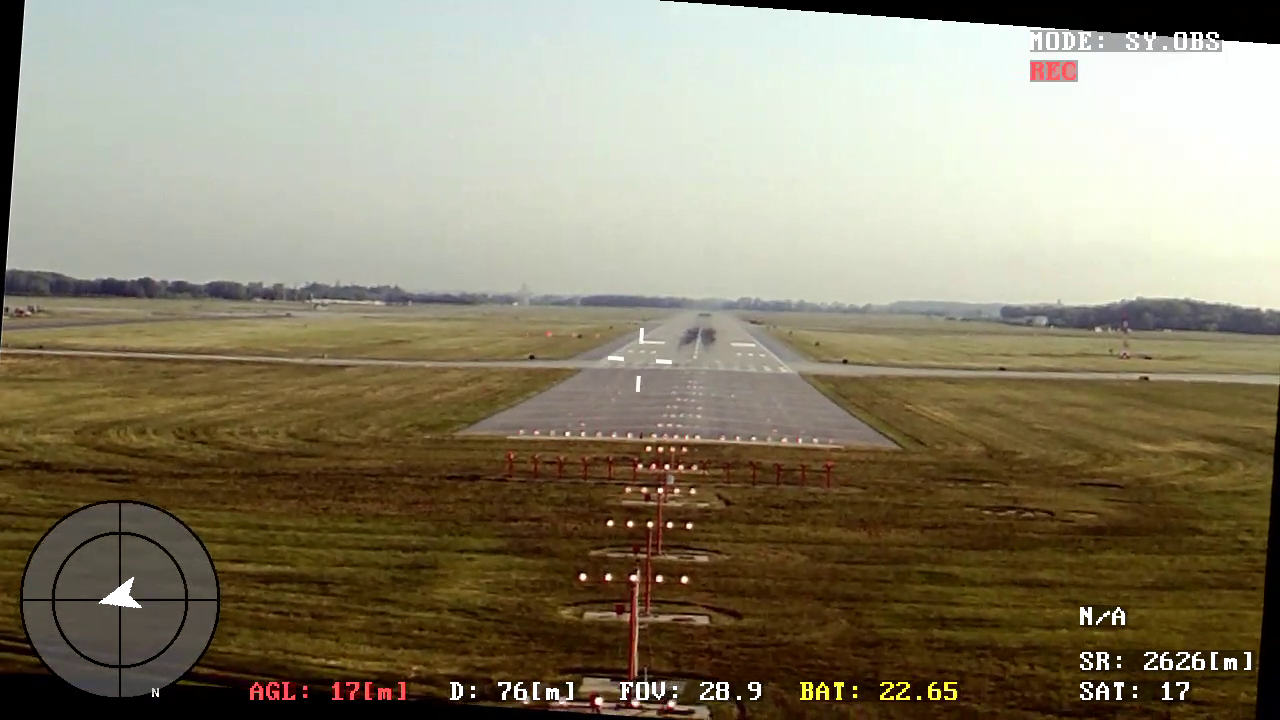
#> input picture light/frame136.png, 1280 x 720 px; its folder holds only this picture in this run
$ python main.py
#> lines starting #> are read from the running program, lines starting #| are printed output that depends on the picture; after the words box and inside, x2 and y2 are one past the last pixel; in counts of white or black regions, pixels touching at a corner belong together
#!/usr/bin/env python3
# coding: utf-8
# created by hevlhayt@foxmail.com
# Date: 2016/1/15
# Time: 19:20
#
import os
import cv2
from cv2 import CirclesGridFinderParameters
import numpy as np
import argparse
import time

class circle_line:
    def __init__(self, id=0, line=[], top= 0, bot=0, left= 0, right=0, num_on=0):
        self.id = id
        self.top = top
        self.bot = bot
        self.left = left
        self.right = right
        self.line = line
        self.num_on = num_on


# [9 lines left out: function floodfill, not called in this run]

def center_crop(img, dim):
	"""Returns center cropped image
	Args:
	img: image to be center cropped
	dim: dimensions (width, height) to be cropped
	"""
	width, height = img.shape[1], img.shape[0]

	# process crop width and height for max available dimension
	crop_width = dim[0] if dim[0] < img.shape[1] else img.shape[1]
	crop_height = dim[1] if dim[1] < img.shape[0] else img.shape[0]
	mid_x, mid_y = int(width/2), int(height/2)
	cw2, ch2 = int(crop_width/2), int(crop_height/2)
	crop_img = img[mid_y - ch2 : mid_y + ch2, mid_x - cw2 : mid_x + cw2]
	return crop_img

def gamma_correction(img, g):
    lookUpTable = np.empty((1,256), np.uint8)
    for i in range(256):
        lookUpTable[0,i] = np.clip(pow(i / 255.0, g) * 255.0, 0, 255)
    return cv2.LUT(img, lookUpTable)


def detect(filepath, file, method = 'hg', gamma = 30, mask_low = np.array([0,0,100]), mask_high = np.array([0,0,255]), dialation_size = (2,2), erosion_size = (2,2), crop_center = True , cc_w = 50, cc_h = 50, draw_circles = False, show_images = False):

#> called with filepath = '/light//', file = 'frame136.png', method = 'hg', gamma = 30, mask_low = array of shape (3,), mask_high = array of shape (3,), dialation_size = (2, 2), erosion_size = (2, 2)
    font = cv2.FONT_HERSHEY_SIMPLEX
    img_full = cv2.imread(filepath+file)
#> img_full is the input picture: shape (720, 1280, 3); mean B, G, R 108.4, 130.3, 138.4

    t2 = time.time()

    if (crop_center):
        # Crop image center

        center = (img_full.shape[1] / int(100/cc_w), img_full.shape[0] / int(100/cc_h))
        img = center_crop(img_full, center)
#> in center_crop, `crop_img = img[mid_y - ch2 : mid_y + ch2, mid_x - cw2 : mid_x + cw2]`:
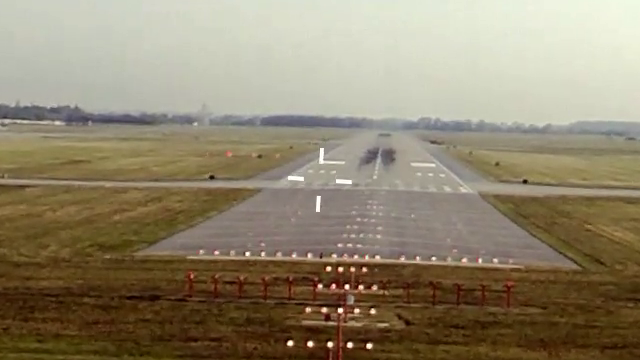
#> crop_img: shape (360, 640, 3); mean B, G, R 109.1, 132.8, 144.3
    else:
        img = img_full

    cimg = img

    hsv = cv2.cvtColor(img, cv2.COLOR_BGR2HSV)
#> hsv: shape (360, 640, 3); mean H, S, V 25.9, 89.8, 145.4

    hsv = gamma_correction(hsv,gamma)
#> in gamma_correction, `return cv2.LUT(img, lookUpTable)`:
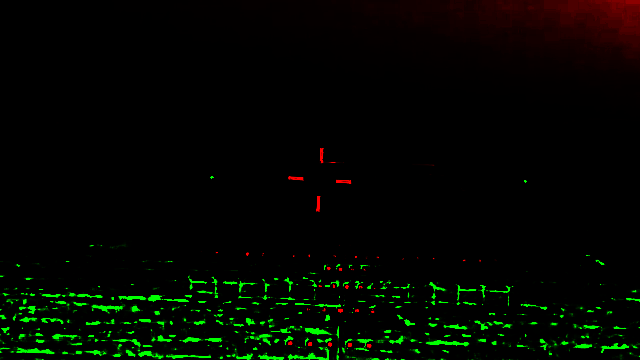
#> returned value: shape (360, 640, 3); mean of channels 0, 1, 2 0, 6.6, 2.6; drawn as B, G, R

    # [12 lines of commented-out code are left out]

    lower_red5 = mask_low
    upper_red5 = mask_high

    # [15 lines of commented-out code are left out]

    maskr = cv2.inRange(hsv, lower_red5, upper_red5)
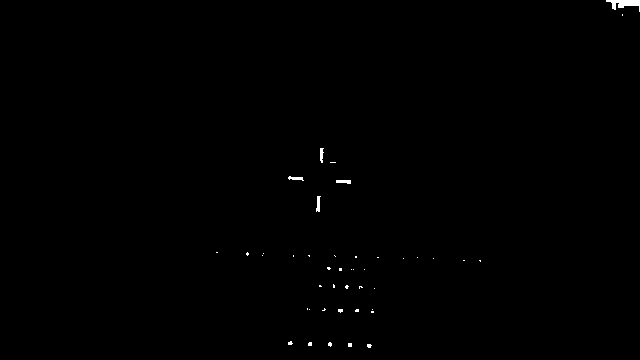
#> maskr: shape (360, 640); 0.26% white; 43 white regions (38 under 20 px), largest, box (x1, y1, x2, y2) and area: (606, 0, 640, 12) 206, (316, 196, 321, 212) 52, (336, 180, 351, 184) 49, (288, 176, 304, 181) 46, (320, 148, 324, 163) 44
    size = img.shape

    # Floodfill
    #im_out = floodfill(maskr)
    #cv2.imshow('ff', im_out)

    # Dialation
    kernel = np.ones(dialation_size, np.uint8)
    img_dilation = cv2.dilate(maskr, kernel, iterations=1)
#> img_dilation: shape (360, 640); 0.42% white; 39 white regions (27 under 20 px), largest, box (x1, y1, x2, y2) and area: (606, 0, 640, 13) 250, (316, 196, 322, 213) 75, (288, 176, 305, 182) 69

    # Erosion
    kernel = np.ones(erosion_size, np.uint8)
    img_erosion = cv2.erode(img_dilation, kernel, iterations=2)
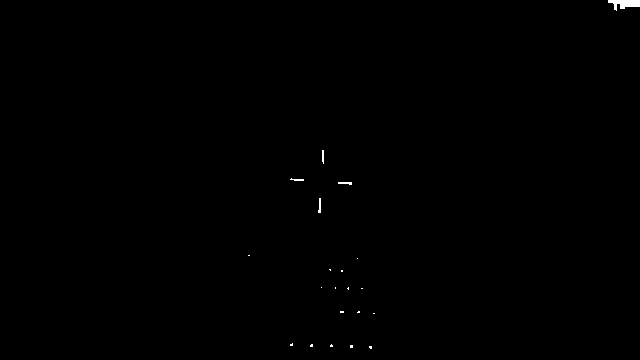
#> img_erosion: shape (360, 640); 0.17% white; 21 white regions (16 under 20 px), largest, box (x1, y1, x2, y2) and area: (608, 0, 640, 11) 212, (318, 198, 321, 213) 33, (338, 182, 352, 185) 31, (322, 150, 324, 164) 26, (290, 178, 304, 181) 25

    #maskrr = maskr.copy()
    processed_image = img_erosion

    # hough circle detect
    if (method == "hg"):
        r_circles = cv2.HoughCircles(processed_image, cv2.HOUGH_GRADIENT, 1, 20,
                                   param1=50, param2=4, minRadius=2, maxRadius=14)
#> r_circles = [[621.5, 1.5, 6.6]]

    elif (method == "hg_alt"):
        r_circles = cv2.HoughCircles(processed_image, cv2.HOUGH_GRADIENT_ALT, 1.5, 20,
                                   param1=300, param2=0.4, minRadius=3, maxRadius=14)

    print("Detect circles from loaded image; Time: ", time.time()-t2)
    # light detect
    r = 5
    bound = 0.0 / 10
    detected_circles = []
    if r_circles is not None:
        r_circles = np.uint16(np.around(r_circles))
#> r_circles = [[622, 2, 7]]

        for i in r_circles[0, :]:
            if i[0] > size[1] or i[1] > size[0]or i[1] < size[0]*bound:
                continue

            h, s = 0.0, 0.0
            for m in range(-r, r):
                for n in range(-r, r):

                    if (i[1]+m) >= size[0] or (i[0]+n) >= size[1]:
                        continue
                    h += processed_image[i[1]+m, i[0]+n]
                    s += 1
            if (h / s > 50):
                detected_circles.append((i[0], i[1], i[2]))
                if (draw_circles):
                    cv2.circle(cimg, (i[0], i[1]), i[2]+2, (0, 255, 0), 2)
                    cv2.circle(maskr, (i[0], i[1]), i[2]+2, (255, 255, 255), 2)
#> this loop made 1 pass
#> i on pass 1: [622, 2, 7]
#> cimg: shape (360, 640, 3); 0.04% of pixels changed, all inside (x1, y1, x2, y2) = (612, 0, 633, 13)
#> after the loop, detected_circles = [(622, 2, 7)]
                    #cv2.putText(cimg,'ON',(i[0], i[1]), font, 1,(255,0,0),2,cv2.LINE_AA)

    print ("Detect lights from loaded image; Time: ", time.time() - t2)

    radius_diff_ratio = 1
    circle_lines = []
    processed = []
    for idx,c in enumerate(detected_circles):
        if idx in processed:
            continue
        processed.append(idx)
        curr_line = circle_line(idx, [c], c[1]-c[2], c[1]+c[2], c[0] - c[2], c[0] + c[2], 1)
        for idx2,c2 in enumerate(detected_circles):
            if idx2 in processed:
                continue
            if (abs((curr_line.bot + curr_line.top)/2 - c2[1]) < 2*c[2]): # and (abs((curr_line.bot - curr_line.top)/2 - c2[2]) < c2[2] * radius_diff_ratio):
                processed.append(idx2)
                curr_line.line.append(c2)
                curr_line.num_on += 1
                if (c2[0] + c2[2] > curr_line.right):
                    curr_line.right = c2[0] + c2[2]
                elif (c2[0] - c2[2] < curr_line.left):
                    curr_line.left = c2[0] - c2[2]

                if (c2[1] - c2[2] < curr_line.top):
                    curr_line.top = c2[1] - c2[2]
                elif (c2[1] + c2[2] > curr_line.bot):
                    curr_line.bot = c2[1] + c2[2]
        circle_lines.append(curr_line)
        cv2.rectangle(cimg,(curr_line.left, curr_line.top),(curr_line.right, curr_line.bot), (255,0,0), 2)
        cv2.putText(cimg, str(curr_line.num_on) + 'ON', (curr_line.left,curr_line.top-5), font, 1, (255,0,0),2,cv2.LINE_AA)
#> this loop made 1 pass
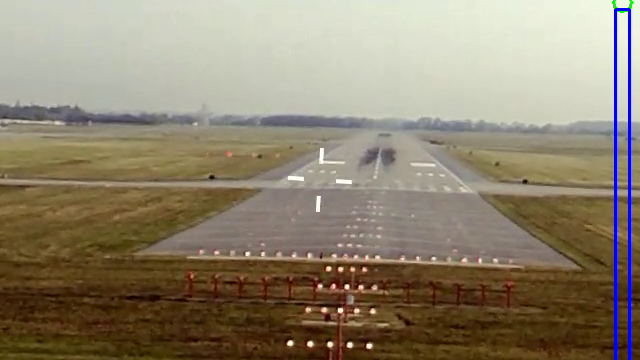
#> cimg: shape (360, 640, 3); mean B, G, R 110.4, 131.5, 142.9
#> after the loop, circle_lines = 1 item; curr_line.bot = 9; curr_line.left = 615; curr_line.num_on = 1; curr_line.right = 629; curr_line.top = 65531; processed = [0]


    if (show_images):
        numpy_horizontal_concat = np.concatenate((cv2.cvtColor(processed_image, cv2.COLOR_GRAY2BGR), cimg), axis=1)
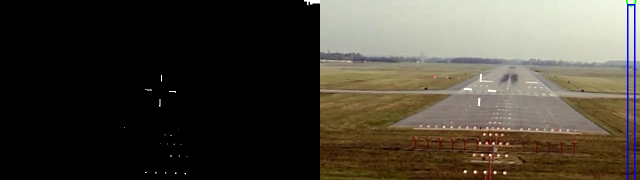
#> numpy_horizontal_concat: shape (360, 1280, 3) (shown at 1/2 size); mean B, G, R 55.4, 66, 71.6
        numpy_horizontal_concat_mh = np.concatenate((cv2.cvtColor(maskr, cv2.COLOR_GRAY2BGR), hsv), axis=1)
#> numpy_horizontal_concat_mh: shape (360, 1280, 3); mean H, S, V 0.4, 3.7, 1.7
        numpy_horizontal_concat_ed = np.concatenate((img_dilation, img_erosion), axis=1)
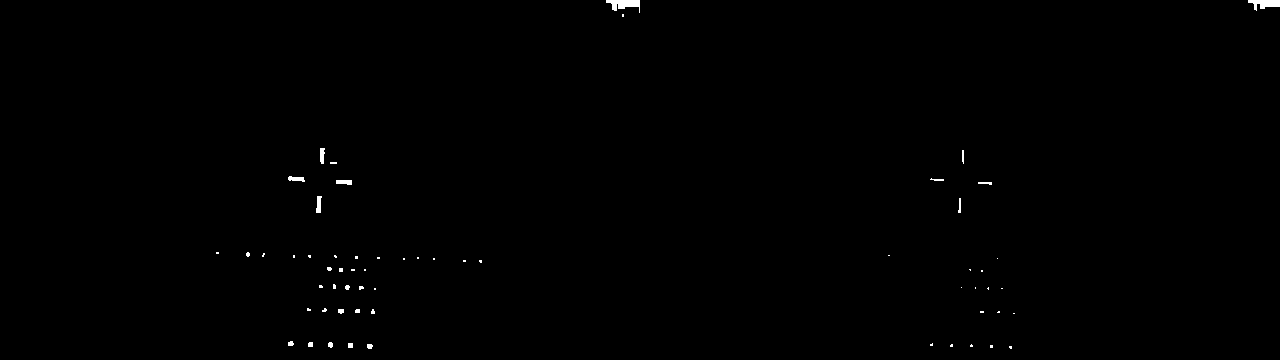
#> numpy_horizontal_concat_ed: shape (360, 1280); 0.3% white; 60 white regions (43 under 20 px), largest, box (x1, y1, x2, y2) and area: (606, 0, 640, 13) 250, (1248, 0, 1280, 11) 212, (316, 196, 322, 213) 75


        cv2.namedWindow('mask + hsv')        # Create a named window
        cv2.moveWindow('mask + hsv', 40,30)

        cv2.namedWindow('dialate + erode')        # Create a named window
        cv2.moveWindow('dialate + erode', 40,400)

        cv2.namedWindow('proccesed + final')        # Create a named window
        cv2.moveWindow('proccesed + final', 40,800)
        # [4 lines of commented-out code are left out]
        cv2.imshow('mask + hsv', numpy_horizontal_concat_mh)
        cv2.imshow('dialate + erode', numpy_horizontal_concat_ed)
        #cv2.imshow('detected results', cimg)
        #cv2.imshow('horizontal', numpy_horizontal)
        cv2.imshow('proccesed + final', numpy_horizontal_concat)

        cv2.waitKey(0)
        cv2.destroyAllWindows()
    return detected_circles

if __name__ == '__main__':
    a = argparse.ArgumentParser()
    a.add_argument("--method", help="Hough Gradient (hg or hg_alt)")
    path = os.path.abspath('..')+'//light//'
    args = a.parse_args()
    for f in os.listdir(path):
        print (f)
        if f.endswith('.jpg') or f.endswith('.JPG') or f.endswith('.png') or f.endswith('.PNG'):
            t1 = time.time()
            lights = detect(path, f, method = 'hg', gamma = 30, mask_low = np.array([0,0,100]), mask_high = np.array([0,0,255]), \
            dialation_size = (2,2), erosion_size = (2,2), crop_center = True , cc_w = 50, cc_h = 50, draw_circles = True, show_images = True)
#> lights = [(622, 2, 7)]

            print ("Total detect time: ",time.time() - t1)

$ run again, on light/lights0343.png
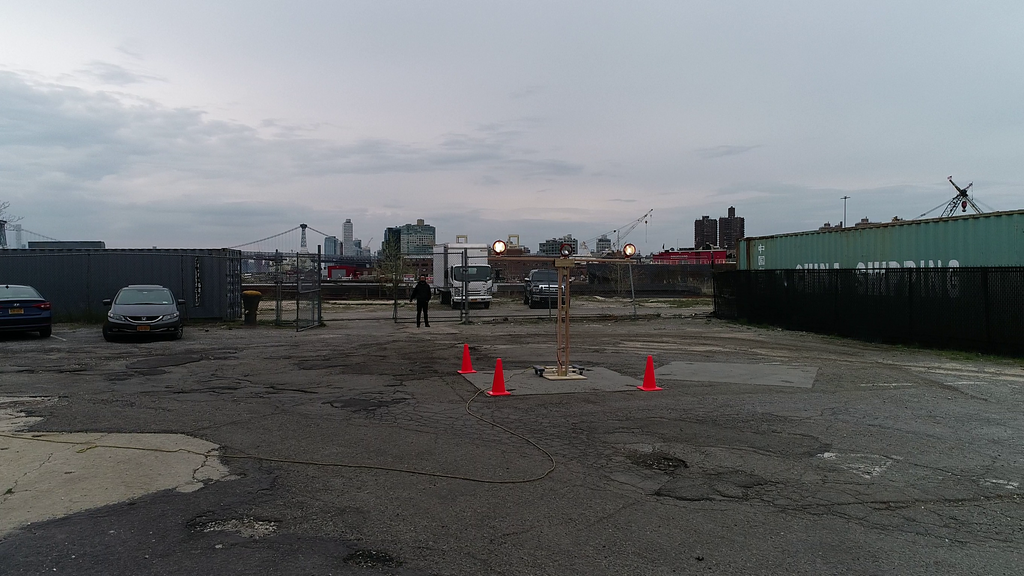
#> input picture light/lights0343.png, 1024 x 576 px
#> in detect, img_full is the input picture: shape (576, 1024, 3); mean B, G, R 114.4, 112.4, 109.6
#> hsv: shape (288, 512, 3); mean H, S, V 66.4, 31.3, 102.5
#> img_dilation: shape (288, 512); 0.07% white; 3 white regions (1 under 20 px), largest, box (x1, y1, x2, y2) and area: (240, 98, 249, 109) 67, (371, 102, 376, 111) 25
#> img_erosion: shape (288, 512); 0.02% white; 2 white regions (1 under 20 px), largest, box (x1, y1, x2, y2) and area: (242, 101, 247, 108) 23
#> in detect, `r_circles = cv2.HoughCircles(processed_image, cv2.HOUGH_GRADIENT, 1, 2..`: r_circles = [[243.5, 104.5, 2.4]]
#> in detect, `r_circles = np.uint16(np.around(r_circles))`: r_circles = [[244, 104, 2]]
#> the loop in detect, `for i in r_circles[0, :]:` made 1 pass
#> i on pass 1: [244, 104, 2]
#> after the loop in detect, `for i in r_circles[0, :]:`: detected_circles = [(244, 104, 2)]
#> the loop in detect, `for idx,c in enumerate(detected_circles):` made 1 pass
#> after the loop in detect, `for idx,c in enumerate(detected_circles):`:
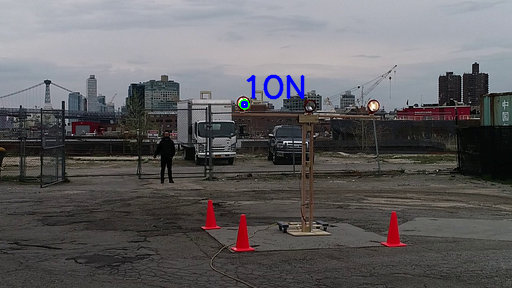
#> cimg: shape (288, 512, 3); mean B, G, R 97.4, 95.6, 97.6
#> after the loop in detect, `for idx,c in enumerate(detected_circles):`: circle_lines = 1 item; curr_line.bot = 106; curr_line.left = 242; curr_line.num_on = 1; curr_line.right = 246; curr_line.top = 102; processed = [0]
#> in detect, `numpy_horizontal_concat = np.concatenate((cv2.cvtColor(processed_image..`:
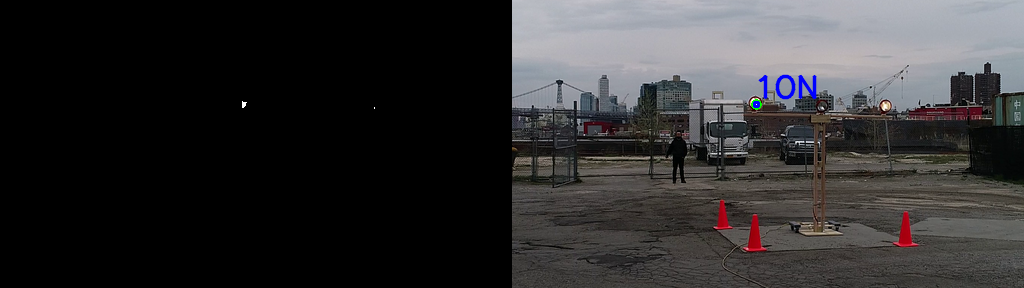
#> numpy_horizontal_concat: shape (288, 1024, 3); mean B, G, R 48.7, 47.8, 48.8
#> numpy_horizontal_concat_mh: shape (288, 1024, 3); mean H, S, V 0.1, 1, 0.1
#> numpy_horizontal_concat_ed: shape (288, 1024); 0.04% white; 5 white regions (2 under 20 px), largest, box (x1, y1, x2, y2) and area: (240, 98, 249, 109) 67, (371, 102, 376, 111) 25, (754, 101, 759, 108) 23
#> lights = [(244, 104, 2)]

$ run again, on light/rsz_airport-runway-lights.jpg
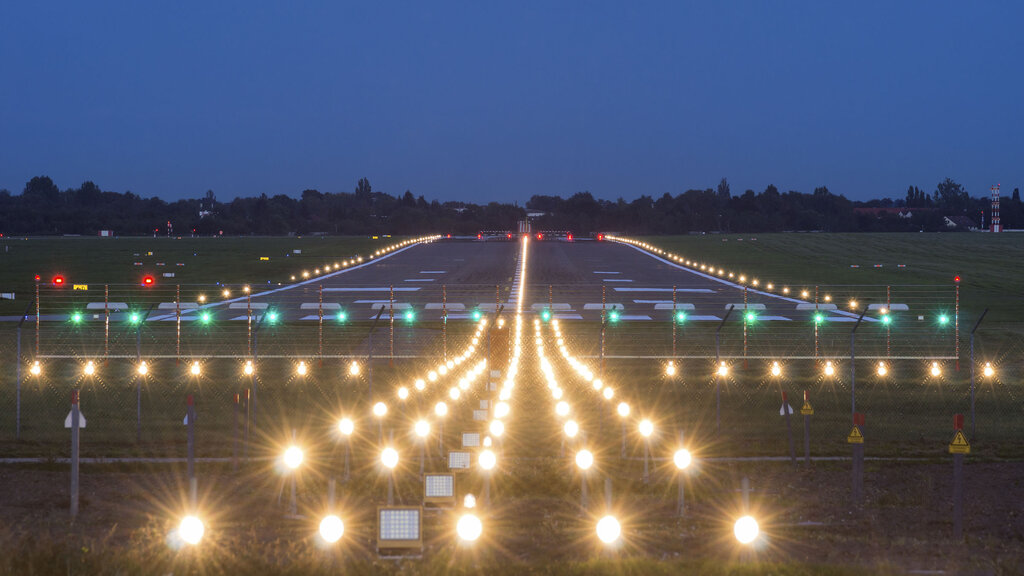
#> input picture light/rsz_airport-runway-lights.jpg, 1024 x 576 px
#> in detect, img_full is the input picture: shape (576, 1024, 3); mean B, G, R 102.6, 89.7, 87.5
#> hsv: shape (288, 512, 3); mean H, S, V 75.4, 86.7, 125.4
#> img_dilation: shape (288, 512); 5.6% white; 97 white regions (64 under 20 px), largest, box (x1, y1, x2, y2) and area: (232, 163, 268, 288) 1384, (278, 175, 317, 275) 1107, (295, 176, 360, 258) 934
#> img_erosion: shape (288, 512); 3.1% white; 69 white regions (37 under 20 px), largest, box (x1, y1, x2, y2) and area: (235, 172, 267, 288) 893, (282, 197, 309, 258) 439, (195, 217, 231, 258) 403
#> in detect, `r_circles = cv2.HoughCircles(processed_image, cv2.HOUGH_GRADIENT, 1, 2..`: r_circles = 48 rows, first 8: [217.5, 221.5, 12.2], [273.5, 196.5, 13.4], [194.5, 232.5, 13.4], [124.5, 267.5, 6], [291.5, 183.5, 11], [167.5, 286.5, 9.6], [368.5, 266.5, 5.5], [315.5, 284.5, 7.4]
#> in detect, `r_circles = np.uint16(np.around(r_circles))`: r_circles = 48 rows, first 8: [218, 222, 12], [274, 196, 13], [194, 232, 13], [124, 268, 6], [292, 184, 11], [168, 286, 10], [368, 266, 6], [316, 284, 7]
#> the loop in detect, `for i in r_circles[0, :]:` made 48 passes
#> after the loop in detect, `for i in r_circles[0, :]:`:
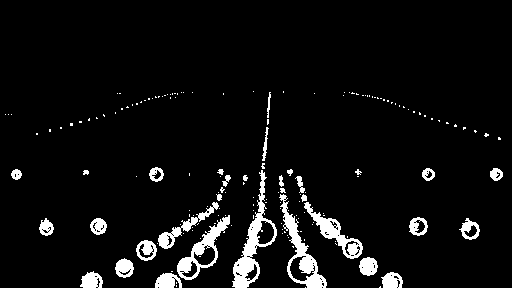
#> maskr: shape (288, 512); 5.8% white; 167 white regions (135 under 20 px), largest, box (x1, y1, x2, y2) and area: (232, 170, 277, 288) 1372, (279, 194, 327, 288) 1174, (177, 215, 230, 280) 931
#> after the loop in detect, `for i in r_circles[0, :]:`: detected_circles = 23 items, first 6: (124, 268, 6), (168, 286, 10), (368, 266, 6), (316, 284, 7), (246, 270, 10), (92, 282, 7)
#> the loop in detect, `for idx,c in enumerate(detected_circles):` made 23 passes
#> c on passes 3, 4, 5, 6, 7, 9, 10, 11: (368, 266, 6), (316, 284, 7), (246, 270, 10), (92, 282, 7), (302, 268, 12), (352, 248, 7), (98, 226, 5), (392, 282, 7)
#> after the loop in detect, `for idx,c in enumerate(detected_circles):`: circle_lines = 4 items; curr_line.bot = 177; curr_line.left = 14; curr_line.line = [(496, 174, 3), (156, 174, 4), (16, 174, 2), (428, 174, 3)]; curr_line.num_on = 4; curr_line.right = 499; curr_line.top = 170; processed = [0, 2, 4, 6, 13, 1, 3, 5, 10, 7, 8, 9, 11, 14, 15, 16, 17, 19, 20, 12, 18, 21, 22]
#> numpy_horizontal_concat_mh: shape (288, 1024, 3); mean H, S, V 7.4, 7.4, 12.8
#> in detect, `numpy_horizontal_concat_ed = np.concatenate((img_dilation, img_erosion..`:
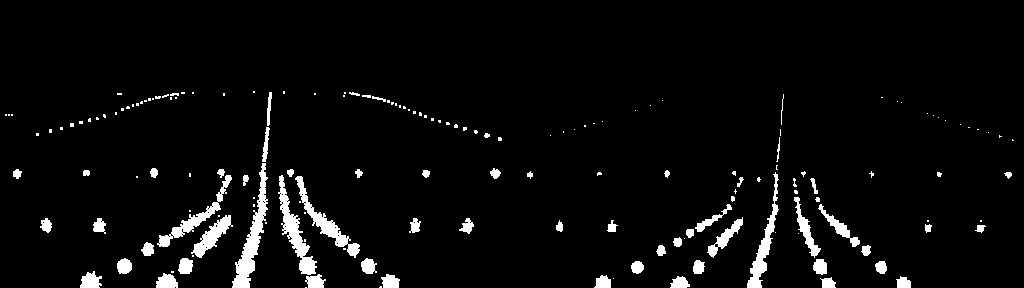
#> numpy_horizontal_concat_ed: shape (288, 1024); 4.3% white; 166 white regions (101 under 20 px), largest, box (x1, y1, x2, y2) and area: (232, 163, 268, 288) 1384, (278, 175, 317, 275) 1107, (295, 176, 360, 258) 934
#> lights has the same summary as detected_circles in detect
